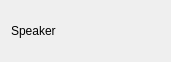
<?xml version="1.0" encoding="UTF-8"?>
<ui version="4.0">
 <class>Speaker</class>
 <widget class="QWidget" name="Speaker">
  <property name="geometry">
   <rect>
    <x>0</x>
    <y>0</y>
    <width>171</width>
    <height>62</height>
   </rect>
  </property>
  <property name="windowTitle">
   <string>Form</string>
  </property>
  <layout class="QVBoxLayout" name="verticalLayout">
   <item>
    <widget class="QLabel" name="label">
     <property name="text">
      <string>Speaker</string>
     </property>
    </widget>
   </item>
  </layout>
 </widget>
 <resources/>
 <connections/>
</ui>
